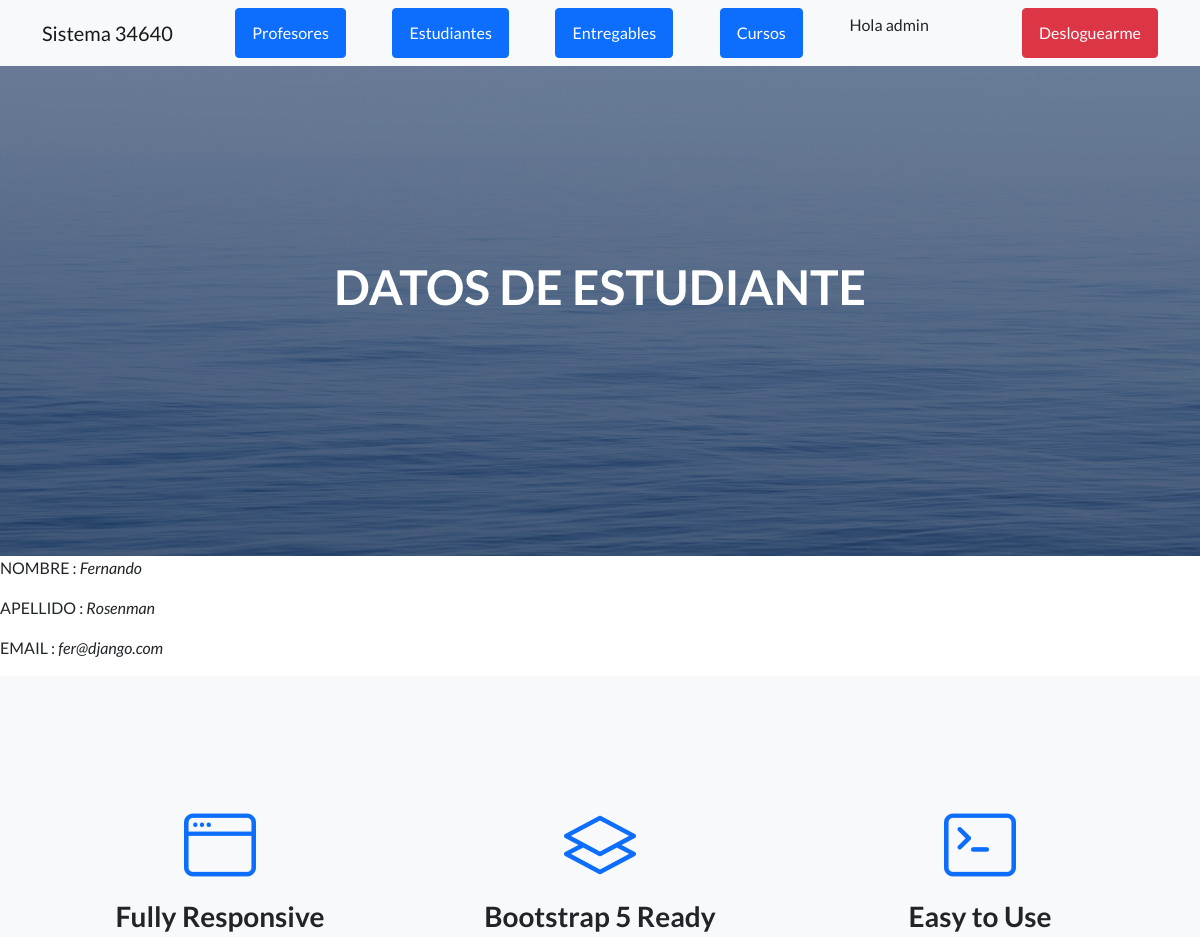
The page /AppCoder/estudiante/2 (signed in, upper part) on the database as committed earlier.
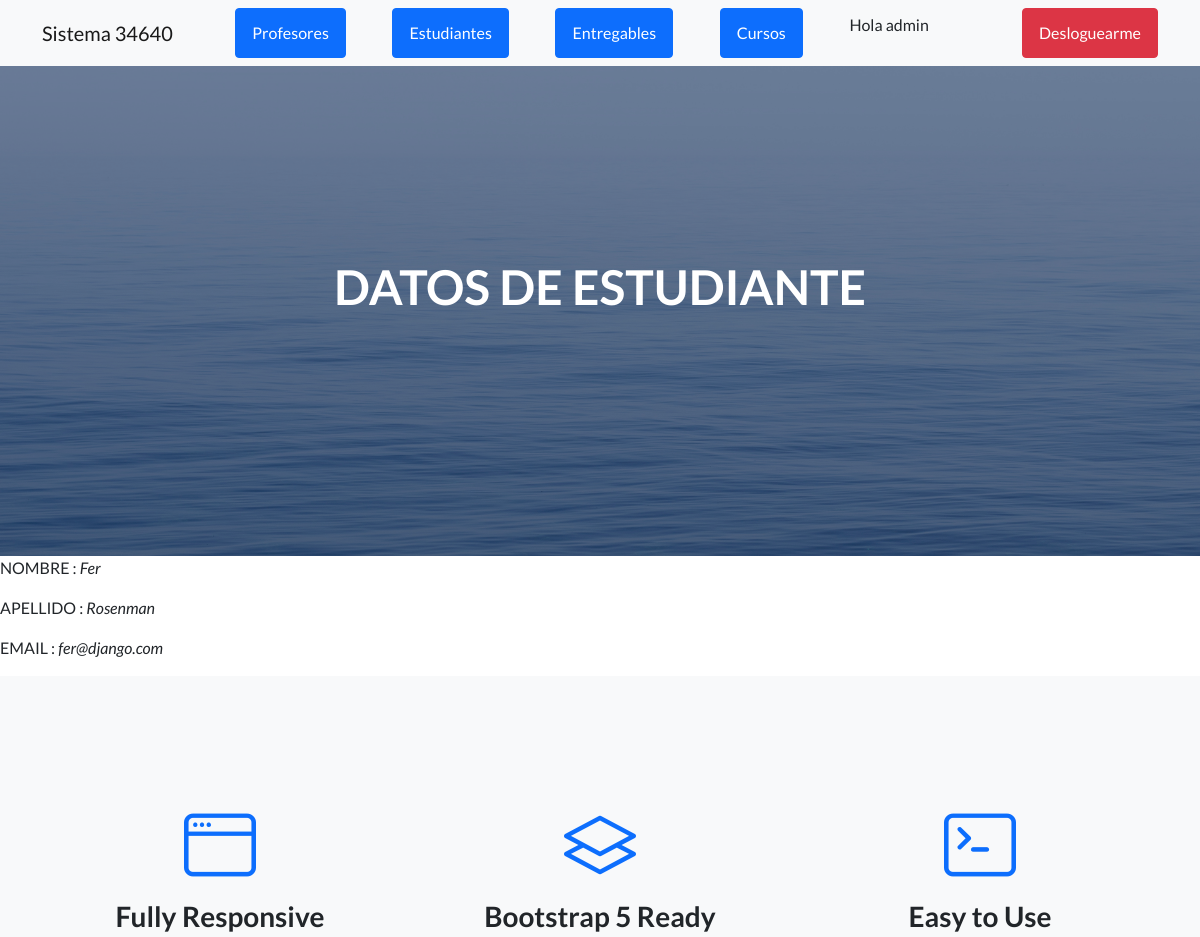
The same page on the database as committed later.
### AppCoder/models.py (models this page shows, shortened)
class Estudiante(models.Model):
    nombre= models.CharField(max_length=50)
    apellido= models.CharField(max_length=50)
    email= models.EmailField()

### AppCoder/views.py (the view)
# urls.py: path('estudiante/<pk>', EstudianteDetalle.as_view(), name='estudiante_detalle'),
class EstudianteDetalle(LoginRequiredMixin, DetailView):
    model=Estudiante
    template_name="Appcoder/estudiante_detalle.html"

### AppCoder/templates/AppCoder/estudiante_detalle.html
{% extends "AppCoder/padre.html" %}
{% load static %}
{% block titulo %}
<h1 class="mb-5">DATOS DE ESTUDIANTE</h1>
{% endblock %}
{% block contenido_que_cambia %}
<p>NOMBRE : <i>{{estudiante.nombre}}</i></p>
<p>APELLIDO : <i>{{estudiante.apellido}}</i></p>
<p>EMAIL : <i>{{estudiante.email}}</i></p>
{% endblock %}

Rows that differ between the two databases and show on the page:
changed Estudiante "Rosenman": nombre "Fernando" → "Fer"
